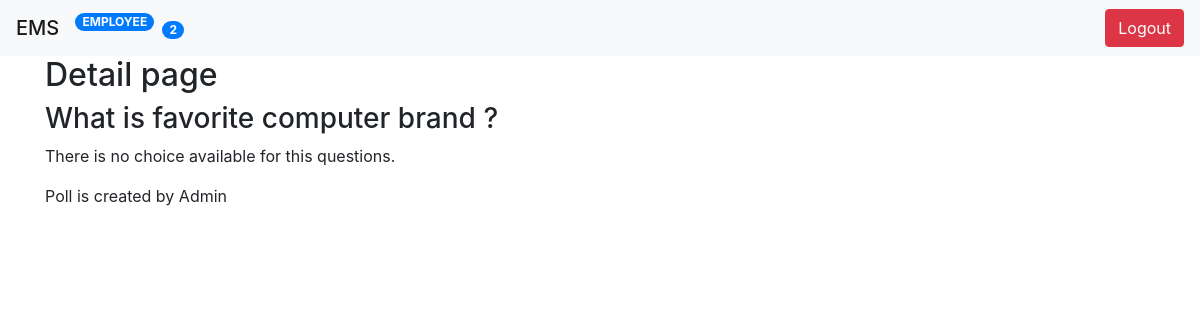
The app's page /poll/details/1 with its own data.
### poll/models.py (models this page shows)
class Question(models.Model):
    title = models.TextField(null=True,blank=True)
    status = models.CharField(default='inactive',max_length=10)
    created_by = models.ForeignKey(User , null=True, blank=True , on_delete=models.CASCADE)
    start_date = models.DateTimeField(null=True , blank=True)
    end_date = models.DateTimeField(null=True , blank=True)
    created_at = models.DateTimeField(auto_now_add=True)
    updated_at = models.DateTimeField(auto_now=True)
    def __str__(self):
        return self.title
    @property
    def choices(self):
        return self.choice_set.all()

### poll/views.py (the view)
# urls.py: path('details/<int:id>' , details , name="details" ),
def details(request,id=None):
    print("iddd" , id)
    context = {}
    try:
        obj_list = Question.objects.get(id=id)
    except:
        raise Http404
    context['title'] = 'poll'
    context['question'] = obj_list
    print("objjjj" , obj_list)
    return render(request,"poll/details.html" , context)

### poll/context_processor.py (called while the page is built)
def polls_count(request):
    count = Question.objects.count()
    print("count",count)
    return { "count" : count }

### templates/poll/details.html
{% extends 'base.html' %}
{% block content %}
<h2> Detail page </h2>
<h3>{{question.title}}</h3>
{% for choice in question.choices %}
<p> {{ choice.text }}  ({{ choice.votes }})</p>
{% empty %}
<p> There is no choice available for this questions. </p>
{% endfor %}
<p> Poll is created by {{ question.created_by.first_name }} </p>
{% endblock content %}

### records on screen
Question: title "What is favorite computer brand ?", created_by.first_name "Admin"

### other values on screen
{{ 'employee' | upper }} "EMPLOYEE"
{{ count }} "2"
